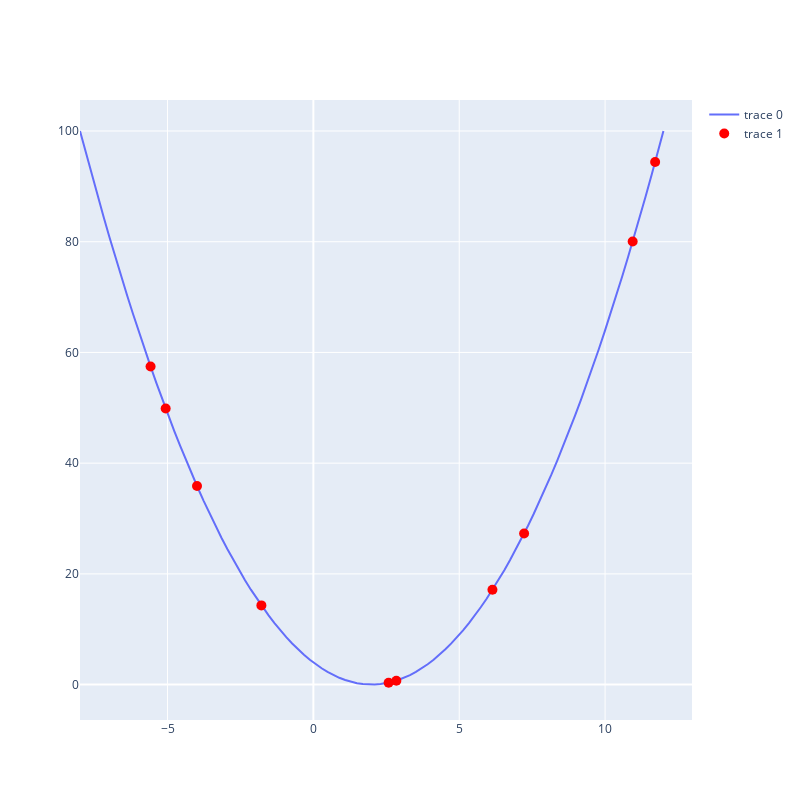

Source (notebook cell):
### Code cell
# random initial guess
guesses = np.random.uniform(-8, 12, 10)

# plot the guesses
fig.add_trace(go.Scatter(x=guesses, y=a(guesses), mode='markers', marker=dict(size=10, color='red')))
fig.show()
